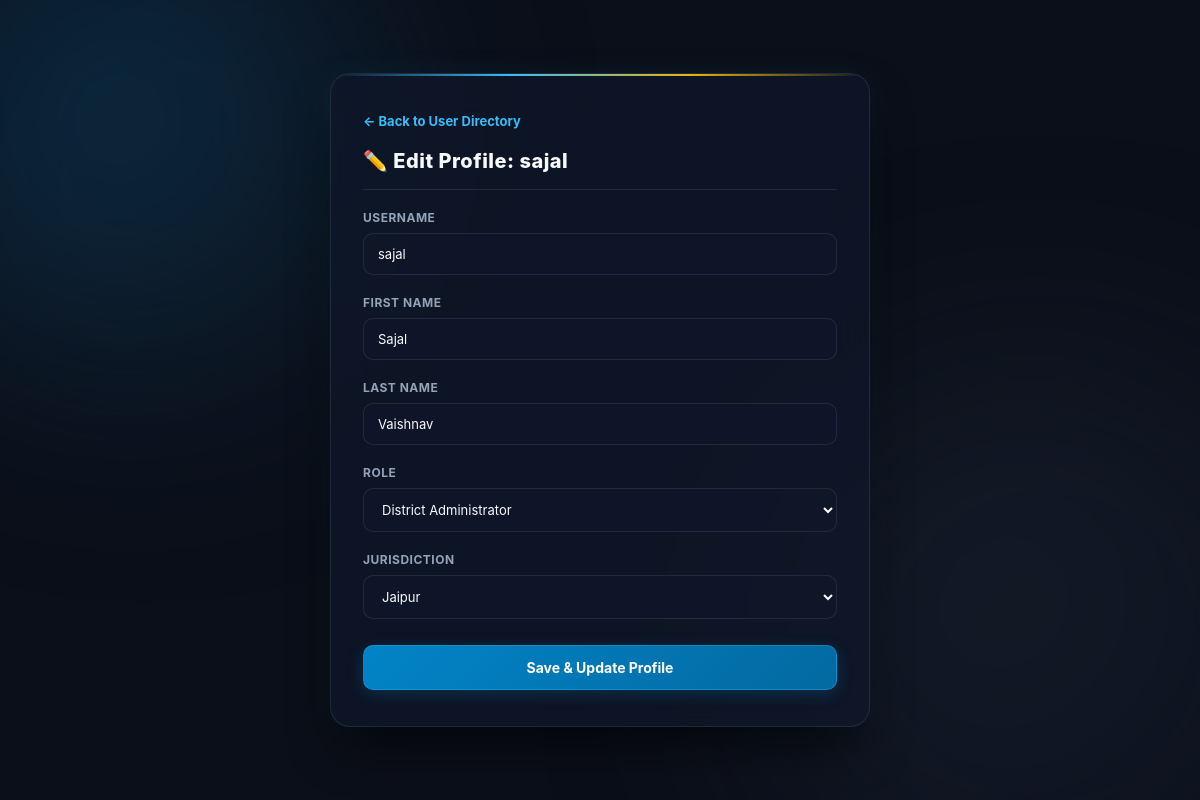
Page /admin-panel/edit-user/209/ (signed in) on the committed database.
### accounts/models.py (models this page shows, shortened)
class User(AbstractUser):
    class Role(models.TextChoices):
        SYSTEM_ADMIN = 'SYSTEM_ADMIN', 'System Administrator'
        DISTRICT_ADMIN = 'DISTRICT_ADMIN', 'District Administrator'
        MONITORING_OFFICER = 'MONITORING_OFFICER', 'Monitoring Officer'
        INVESTIGATOR = 'INVESTIGATOR', 'Investigator'
    class Status(models.TextChoices):
        ACTIVE = 'ACTIVE', 'Active'
        INACTIVE = 'INACTIVE', 'Inactive'
        SUSPENDED = 'SUSPENDED', 'Suspended'
    user_id = models.CharField(max_length=20, unique=True, help_text="e.g. ADM-001, OFF-021, INV-008")
    role = models.CharField(max_length=30, choices=Role.choices, default=Role.MONITORING_OFFICER)
    status = models.CharField(max_length=20, choices=Status.choices, default=Status.ACTIVE)
    jurisdiction = models.ForeignKey(
        Jurisdiction, on_delete=models.SET_NULL, null=True, blank=True, related_name='users'
    )
    @property
    def is_system_admin(self):
        return self.role == self.Role.SYSTEM_ADMIN or self.is_superuser

### jurisdictions/models.py (models this page shows, shortened)
class Jurisdiction(models.Model):
    class Level(models.TextChoices):
        STATE = 'STATE', 'State'
        DISTRICT = 'DISTRICT', 'District'
    name = models.CharField(max_length=100)
    level = models.CharField(max_length=20, choices=Level.choices, default=Level.DISTRICT)
    parent = models.ForeignKey(
        'self', on_delete=models.CASCADE, null=True, blank=True, related_name='sub_jurisdictions'
    )

### accounts/views.py (the view, shortened to what this page needs)
# urls.py: path('admin-panel/edit-user/<int:user_id>/', views.edit_user, name='edit_user'),
@login_required(login_url='admin_login')
def edit_user(request, user_id):
    user = request.user
    if not (user.is_system_admin or user.is_superuser):
        raise PermissionDenied("Access Restricted.")
    target_user = get_object_or_404(User, id=user_id)
    is_self = (target_user == user)
    context = {
        'target_user': target_user,
        'is_self': is_self,
        'roles': User.Role.choices,
        'jurisdictions': Jurisdiction.objects.all(),
    }
    return render(request, 'accounts/edit_user.html', context)

### accounts/templates/accounts/edit_user.html (shortened to what this page needs)
<!DOCTYPE html>
<html lang="en">
<head>
</head>
<body>
    <div class="orb orb-1"></div>
    <div class="orb orb-2"></div>
    <div class="main-wrapper">
        <div class="card">
            <a href="{% url 'manage_users' %}" class="back-link">&larr; Back to User Directory</a>
            <h2>
                ✏️ Edit Profile: {{ target_user.username }}
            </h2>
            <form method="POST">
                <label>Username</label>
                <input type="text" name="username" value="{{ target_user.username }}" required>
                <label>First Name</label>
                <input type="text" name="first_name" value="{{ target_user.first_name }}">
                <label>Last Name</label>
                <input type="text" name="last_name" value="{{ target_user.last_name }}">
                {% if not is_self %}
                    <label>Role</label>
                    <select name="role">
                        {% for role_code, role_label in roles %}
                            <option value="{{ role_code }}" {% if target_user.role == role_code %}selected{% endif %}>
                                {{ role_label }}
                            </option>
                        {% endfor %}
                    </select>
                    <label>Jurisdiction</label>
                    <select name="jurisdiction">
                        {% for j in jurisdictions %}
                            <option value="{{ j.id }}" {% if target_user.jurisdiction and target_user.jurisdiction.id == j.id %}selected{% endif %}>
                                {{ j.name }}
                            </option>
                        {% endfor %}
                    </select>
                {% else %}
                    <label>Role</label>
                    <input type="text" value="{{ target_user.get_role_display }}" disabled>
                    <label>Jurisdiction</label>
                    <input type="text" value="{{ target_user.jurisdiction.name|default:'Global Scope' }}" disabled>
                {% endif %}
                <button type="submit" class="btn-submit">Save & Update Profile</button>
            </form>
        </div>
    </div>
</body>
</html>

### accounts/templates/accounts/edit_user.html (style rules this page uses)
:root { --glass-bg: rgba(15, 23, 42, 0.75); --glass-border: rgba(148, 163, 184, 0.15); --accent-blue: #38bdf8; --accent-navy: #1e293b; --accent-steel: #64748b; --accent-gold: #eab308; --accent-emerald: #10b981; --text-main: #f8fafc; --text-muted: #94a3b8; }
* { box-sizing: border-box; margin: 0; padding: 0; font-family: 'Inter', system-ui, -apple-system, sans-serif; }
body { background-color: #0b0f19; color: var(--text-main); padding: 32px 20px; margin: 0; min-height: 100vh; display: flex; justify-content: center; align-items: center; position: relative; overflow-x: hidden; }
.orb { position: fixed; border-radius: 50%; filter: blur(120px); z-index: 0; opacity: 0.35; pointer-events: none; animation: float 14s infinite alternate ease-in-out; }
.orb-1 { width: 450px; height: 450px; background: linear-gradient(135deg, #0284c7, #1e293b); top: -80px; left: -80px; }
.orb-2 { width: 550px; height: 550px; background: linear-gradient(135deg, #334155, #0f172a); bottom: -120px; right: -120px; animation-delay: -7s; }
.main-wrapper { width: 100%; max-width: 540px; position: relative; z-index: 10; }
.card { background: var(--glass-bg); backdrop-filter: blur(20px); -webkit-backdrop-filter: blur(20px); border: 1px solid var(--glass-border); border-radius: 20px; padding: 36px 32px; box-shadow: 0 25px 50px -12px rgba(0, 0, 0, 0.8), 0 0 30px rgba(56, 189, 248, 0.08); position: relative; overflow: hidden; }
.card::before { content: ''; position: absolute; top: 0; left: 0; right: 0; height: 2px; background: linear-gradient(90deg, transparent, #38bdf8, #eab308, transparent); }
.back-link { color: var(--accent-blue); text-decoration: none; font-size: 13px; display: inline-flex; align-items: center; gap: 6px; margin-bottom: 20px; font-weight: 700; transition: color 0.2s; }
h2 { margin-top: 0; color: #f8fafc; font-size: 20px; font-weight: 800; border-bottom: 1px solid var(--glass-border); padding-bottom: 16px; margin-bottom: 20px; letter-spacing: 0.5px; display: flex; align-items: center; gap: 8px; flex-wrap: wrap; }
label { display: block; margin-bottom: 8px; font-size: 12px; color: var(--text-muted); font-weight: 700; text-transform: uppercase; letter-spacing: 0.5px; }
input[type="text"], select { width: 100%; padding: 12px 14px; margin-bottom: 20px; background: rgba(15, 23, 42, 0.8); border: 1px solid var(--glass-border); border-radius: 10px; color: var(--text-main); box-sizing: border-box; font-size: 13px; outline: none; transition: all 0.25s ease; }
.btn-submit { width: 100%; padding: 13px 20px; background: linear-gradient(135deg, #0284c7, #0369a1); color: white; border: 1px solid rgba(56, 189, 248, 0.3); border-radius: 10px; cursor: pointer; font-weight: 700; font-size: 14px; margin-top: 6px; transition: all 0.3s ease; box-shadow: 0 4px 15px rgba(2, 132, 199, 0.25); }

### rows in the picture
User: username "sajal", first_name "Sajal", last_name "Vaishnav", role "District Administrator", jurisdiction "Jaipur"
